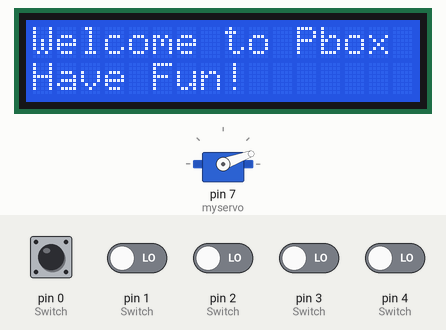
A sketch run on a simulated Arduino Uno, built with avr-gcc and run on an emulated ATmega328P. On the bench: servo, 16×2 character LCD. The inputs (shaded band) are chosen by the test bench; at power-on: pin 0 (Switch) HIGH, pin 1 (Switch), pin 2 (Switch), pin 3 (Switch), pin 4 (Switch) LOW. What the sketch prints to the serial monitor is not drawn.

Above: at 1.7 s.
At 6.9 s:
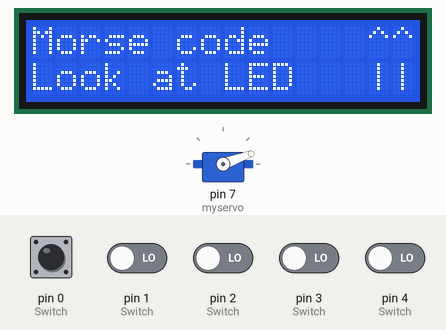
Timing chart, 0 to 8.4 s (numbered marks = the images above):
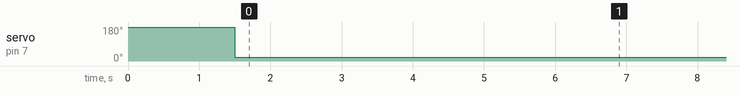

The sketch:

PuzzleBox.ino
```cpp
#include <Wire.h>
#include <LiquidCrystal_I2C.h>
#include <Servo.h>

Servo myservo;
LiquidCrystal_I2C lcd(0x27,16,2);
int value_1 = digitalRead(0);   //Pin Switch number 1
int value_2 = digitalRead(1);   //Pin Switch number 2
int value_3 = digitalRead(2);   //Pin Switch number 3
int value_4 = digitalRead(3);   //Pin Switch number 4
int value_5 = digitalRead(4);   //Pin Switch number 5
int LEDpin = 6;                 //Pin LED

//Variables for the binary code to work
int switch_1 = 0;
int switch_2 = 0;
int switch_3 = 0;
int switch_4 = 0;
int switch_5 = 0;
int switch_total = 0;

String lcd_print(String text1, String text2) {
  lcd.init();                      // initialize the LCD
  lcd.init();
  lcd.backlight();
  lcd.setCursor(0,0);              // Sets cursor to the top row of the LCD
  lcd.print(text1);                // Changing first row
  lcd.setCursor(0,1);              // Sets cursor to the bottom row of the LCD
  lcd.print(text2);                // Changing second row
}

int user_input() {
//  Serial.println(value_1, value_2, value_3, value_4, value_5);
  if (value_1 == HIGH) {
    switch_1 = 1;
  }
  if (value_2 == HIGH) {
    switch_2 = 2;
  }
  if (value_3 == HIGH) {
    switch_3 = 4;
  }
  if (value_4 == HIGH) {
    switch_1 = 8;
  }
  if (value_5 == HIGH) {
    switch_1 = 16;
  }
  int switch_total = switch_1 + switch_2 + switch_3 + switch_4 + switch_5;
}

void led_morse() {
  // 0 is a space, 1 is a dot, 2 is a dash, 3 is the separator between words
  int morse[] = {1, 1, 1, 1, 0, 2, 2, 2, 0, 1, 2, 2, 3, 2, 2, 0, 1, 2, 0, 2, 1, 0, 2, 1, 2, 2, 3, 1, 1, 1, 0, 1, 1, 0, 2, 1, 1, 0, 1, 0, 1, 1, 1, 3, 2, 1, 1, 0, 2, 2, 2, 0, 1, 0, 1, 1, 1, 3, 1, 2, 3, 2, 1, 2, 1, 0, 1, 1, 0, 1, 2, 1, 0, 2, 1, 2, 1, 0, 1, 2, 1, 1, 0, 1, 3, 1, 1, 1, 1, 0, 1, 2, 0, 1, 1, 1, 2, 0, 1, 0, 1, 1, 2, 2, 1, 1};
  for (int i = 0; i < 106; i++) {
    if (morse[i] == 0) {
      delay (2000);
      }
    else if (morse[i] == 1) {
      digitalWrite(LEDpin,HIGH);
      delay (500);
      digitalWrite(LEDpin,LOW);
      delay (500);
      }
    else if (morse[i] == 2) {
      digitalWrite(LEDpin,HIGH);
      delay (1000);
      digitalWrite(LEDpin, LOW);
      delay (500);
      }
    else {
      delay (3000);
      }
    Serial.println(morse[i]);

  }
}

void lock(bool open_lock){
  if (open_lock == false) {
    delay (1500);
    myservo.write(180);
  }
  else {
    delay(1500);
    myservo.write(20);
  }
}

void setup() {
  myservo.attach(7);       //Initializing lock
  myservo.write(180);
  lock(true);
  Serial.begin(9600);      //Initializing morse
  pinMode(value_1, INPUT_PULLUP);     //Initializing switch
  pinMode(value_2, INPUT_PULLUP);     //Initializing switch
  pinMode(value_3, INPUT_PULLUP);     //Initializing switch
  pinMode(value_4, INPUT_PULLUP);     //Initializing switch
  pinMode(value_5, INPUT_PULLUP);     //Initializing switch
  int value_1 = digitalRead(0);   //Pin Switch number 1
  int value_2 = digitalRead(1);   //Pin Switch number 2
  int value_3 = digitalRead(2);   //Pin Switch number 3
  int value_4 = digitalRead(3);   //Pin Switch number 4
  int value_5 = digitalRead(4);   //Pin Switch number 5
  int LEDpin = 6;                 //Pin LED
  //Start displaying and running the box
}

void loop() {
  lcd_print("Welcome to Pbox", "Have Fun!");
  delay (5000);
  lcd_print("Morse code    ^^", "Look at LED   ||");
  delay (5000);
  led_morse();
  lcd_print("Morse Done", "Did it work?");
  lock(false);
  Serial.println();
  led_morse();
  delay (50000);
  user_input();
  if (switch_total == 2) {
      lcd_print("Congratulations!", "Open the box");
      lock(false);
  }
  else {
    lcd_print("Wrong Answer", "Try Again");
  }
  delay(1000);
}
```

Measured:
- by itself, servo on pin 7 (myservo): 180° → 20° at 1.5 s
- what the display in image 0 shows lasts 5.0 s, from 1.7 s to 6.7 s
